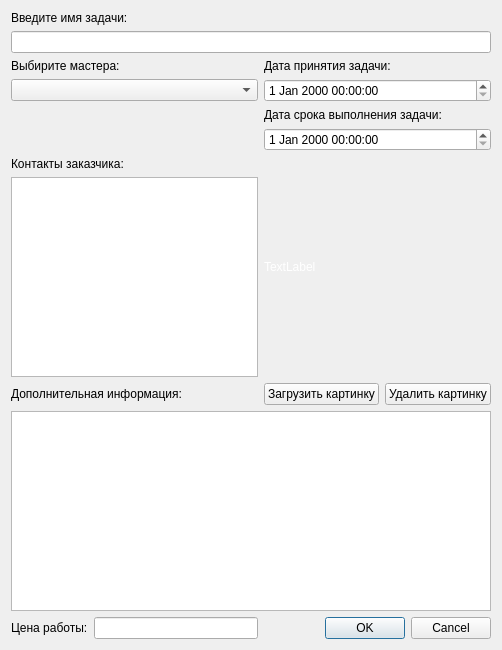
<?xml version="1.0" encoding="UTF-8"?>
<ui version="4.0">
 <class>TaskEdit</class>
 <widget class="QDialog" name="TaskEdit">
  <property name="geometry">
   <rect>
    <x>0</x>
    <y>0</y>
    <width>502</width>
    <height>650</height>
   </rect>
  </property>
  <property name="windowTitle">
   <string>Задача</string>
  </property>
  <layout class="QGridLayout" name="gridLayout">
   <item row="0" column="0" colspan="4">
    <widget class="QLabel" name="label">
     <property name="text">
      <string>Введите имя задачи:</string>
     </property>
    </widget>
   </item>
   <item row="1" column="0" colspan="4">
    <widget class="QLineEdit" name="lineEdit">
     <property name="text">
      <string/>
     </property>
    </widget>
   </item>
   <item row="2" column="0" colspan="2">
    <widget class="QLabel" name="label_3">
     <property name="text">
      <string>Выбирите мастера:</string>
     </property>
    </widget>
   </item>
   <item row="2" column="2" colspan="2">
    <widget class="QLabel" name="label_5">
     <property name="text">
      <string>Дата принятия задачи:</string>
     </property>
    </widget>
   </item>
   <item row="3" column="0" colspan="2">
    <widget class="QComboBox" name="comboBox"/>
   </item>
   <item row="3" column="2" colspan="2">
    <widget class="QDateTimeEdit" name="dateTimeEdit_2"/>
   </item>
   <item row="4" column="2" colspan="2">
    <widget class="QLabel" name="label_4">
     <property name="text">
      <string>Дата срока выполнения задачи:</string>
     </property>
    </widget>
   </item>
   <item row="5" column="2" colspan="2">
    <widget class="QDateTimeEdit" name="dateTimeEdit"/>
   </item>
   <item row="6" column="0" colspan="2">
    <widget class="QLabel" name="label_8">
     <property name="text">
      <string>Контакты заказчика:</string>
     </property>
    </widget>
   </item>
   <item row="6" column="2" rowspan="2" colspan="2">
    <widget class="QLabel" name="label_2">
     <property name="autoFillBackground">
      <bool>true</bool>
     </property>
     <property name="styleSheet">
      <string notr="true">color: rgb(255, 255, 255);</string>
     </property>
     <property name="text">
      <string>TextLabel</string>
     </property>
    </widget>
   </item>
   <item row="7" column="0" colspan="2">
    <widget class="QTextEdit" name="textEdit_2"/>
   </item>
   <item row="8" column="0" colspan="2">
    <widget class="QLabel" name="label_6">
     <property name="text">
      <string>Дополнительная информация:</string>
     </property>
    </widget>
   </item>
   <item row="8" column="2">
    <widget class="QPushButton" name="pushButton_2">
     <property name="text">
      <string>Загрузить картинку</string>
     </property>
    </widget>
   </item>
   <item row="8" column="3">
    <widget class="QPushButton" name="pushButton">
     <property name="text">
      <string>Удалить картинку</string>
     </property>
    </widget>
   </item>
   <item row="9" column="0" colspan="4">
    <widget class="QTextEdit" name="textEdit"/>
   </item>
   <item row="10" column="0">
    <widget class="QLabel" name="label_7">
     <property name="text">
      <string>Цена работы:</string>
     </property>
    </widget>
   </item>
   <item row="10" column="1">
    <widget class="QLineEdit" name="lineEdit_2"/>
   </item>
   <item row="10" column="2" colspan="2">
    <widget class="QDialogButtonBox" name="buttonBox">
     <property name="standardButtons">
      <set>QDialogButtonBox::Cancel|QDialogButtonBox::Ok</set>
     </property>
    </widget>
   </item>
  </layout>
 </widget>
 <resources/>
 <connections/>
</ui>
